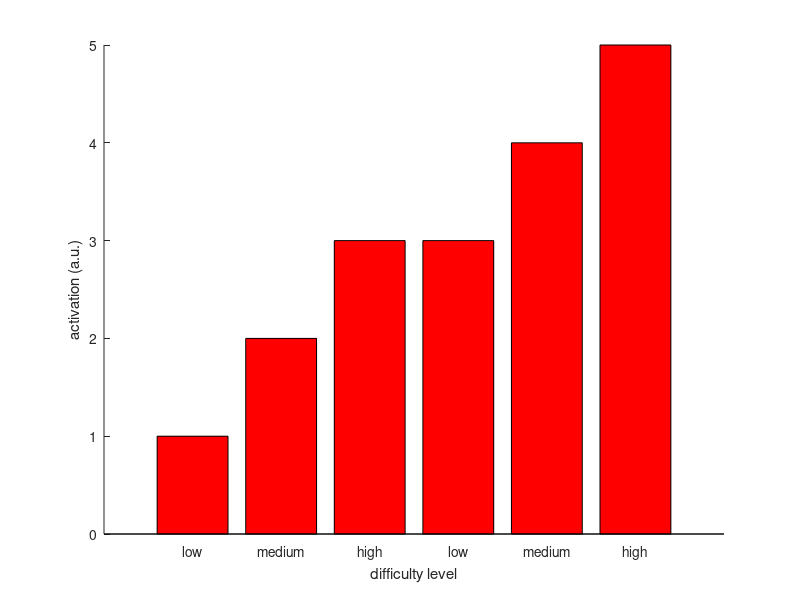

Reproduce this figure in MATLAB. (Note: this script raises an error after producing the figure.)
%%% --- possible outcomes --- %%%
clear all; close all; clc;
fig_path = '/media/tw260/X6/Effort/analysis/results/hypothetical';
%% Univariate
xx = 1:6;

% context-independent
activation_absolute = [1,2,3,3,4,5];

figure(1); hold on
set(gcf, 'Position',  [0, 0, 600, 600])
bar(activation_absolute,'FaceColor',[1,0,0])
xticks(xx)
xticklabels({'low', 'medium', 'high', 'low', 'medium', 'high'})
ylabel('activation (a.u.)')
xlabel('difficulty level')
ax = gca;
ax.FontSize = 16;
ax.XLim = [0 7];
ax.YLim = [0 6];
set(gcf,'color','w');
set(gca,'box','off')
print(gcf,fullfile(fig_path,'hypothetical_absolute.eps'),'-depsc2','-painters');

% context-dependent
activation_relative = [1,3,5,1,3,5];

figure(2); hold on
set(gcf, 'Position',  [0, 0, 600, 600])
bar(activation_relative,'FaceColor',[1,0,0])
xticks(xx)
xticklabels({'low', 'medium', 'high', 'low', 'medium', 'high'})
ylabel('activation (a.u.)')
xlabel('difficulty level')
ax = gca;
ax.FontSize = 16;
ax.XLim = [0 7];
ax.YLim = [0 6];
set(gcf,'color','w');
set(gca,'box','off')
print(gcf,fullfile(fig_path,'hypothetical_relative.eps'),'-depsc2','-painters');

% intermediate 
activation_intermediate = 0.5*activation_absolute + 0.5*activation_relative;

figure(3); hold on
set(gcf, 'Position',  [0, 0, 600, 600])
bar(activation_intermediate,'FaceColor',[1,0,0])
xticks(xx)
xticklabels({'low', 'medium', 'high', 'low', 'medium', 'high'})
ylabel('activation (a.u.)')
xlabel('difficulty level')
ax = gca;
ax.FontSize = 16;
ax.XLim = [0 7];
ax.YLim = [0 6];
set(gcf,'color','w');
set(gca,'box','off')
print(gcf,fullfile(fig_path,'hypothetical_intermediate.eps'),'-depsc2','-painters');


%% Multivariate

%relative difficulty
figure(4);
color_map = [255,255,255; 255,255,178; 253,141,60; 189,0,38] ./ 255;
colormap(color_map);
rdm_mod = [-1, 1, 2, 0, 1, 2;
    1, -1, 1, 1, 0, 1;
    2, 1, -1, 2, 1, 0;
    0, 1, 2, -1, 1, 2;
    1, 0, 1, 1, -1, 1;
    2, 1, 0, 2, 1, -1];
mymodelRDMs.relative = rdm_mod;
imagesc(mymodelRDMs.relative)
set(gcf,'color','w');
axis equal
axis tight
print(gcf,fullfile(fig_path,'hypothetical_RDM_relative.eps'),'-depsc2','-painters');

figure(5)
color_map = [255,255,178; 253,141,60; 189,0,38] ./ 255;
colormap(color_map);
colorbar
caxis([0,2])
print(gcf,fullfile(fig_path,'hypothetical_RDM_relative_colorbar.eps'),'-depsc2','-painters');

%absolute difficulty
figure(6)
color_map = [255,255,255; 255,255,178; 254,204,92; 253,141,60; 240,59,32; 189,0,38] ./ 255;
colormap(color_map);
rdm_mod = [-1, 1, 2, 2, 3, 4;
    1, -1, 1, 1, 2, 3;
    2, 1, -1, 0, 1, 2;
    2, 1, 0, -1, 1, 2;
    3, 2, 1, 1, -1, 1;
    4, 3, 2, 2, 1, -1];
mymodelRDMs.absolute = rdm_mod;
imagesc(mymodelRDMs.absolute)
set(gcf,'color','w');
axis equal
axis tight
print(gcf,fullfile(fig_path,'hypothetical_RDM_absolute.eps'),'-depsc2','-painters');
    
figure(7)
color_map = [255,255,178; 254,204,92; 253,141,60; 240,59,32; 189,0,38] ./ 255;
colormap(color_map);
colorbar
caxis([0,4])
print(gcf,fullfile(fig_path,'hypothetical_RDM_absolute_colorbar.eps'),'-depsc2','-painters');
